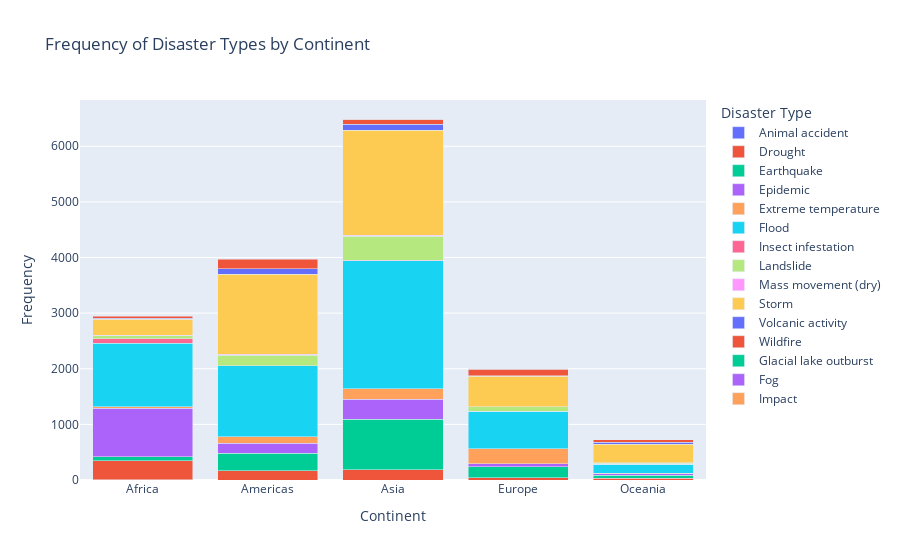

The cell this chart's notebook holds for it:
### Markdown cell above
#### i. Bar Plot for "Frequency of Disaster Types by Continent"

### Code cell
import plotly.express as px
import pandas as pd

# Grouping the data by 'Continent' and 'Disaster Type' and counting occurrences
disaster_counts = data.groupby(['Continent', 'Disaster Type']).size().reset_index(name='Count')

# Creating an interactive stacked bar chart
fig = px.bar(
    disaster_counts, 
    x="Continent", 
    y="Count", 
    color="Disaster Type", 
    title="Frequency of Disaster Types by Continent",
    labels={"Count": "Frequency"},
    barmode="stack"
)

# Display the interactive plot
fig.show()

### Figure 1 — Plotly figure (JSON) as saved in the notebook; plotly's stock layout.template omitted (floating-point values rounded to 4 significant figures)
{"data": [{"hovertemplate": "Disaster Type=Animal accident<br>Continent=%{x}<br>Frequency=%{y}<extra></extra>", "legendgroup": "Animal accident", "marker": {"color": "#636efa", "pattern": {"shape": ""}}, "name": "Animal accident", "orientation": "v", "showlegend": true, "textposition": "auto", "type": "bar", "x": ["Africa"], "xaxis": "x", "y": [1], "yaxis": "y"}, {"hovertemplate": "Disaster Type=Drought<br>Continent=%{x}<br>Frequency=%{y}<extra></extra>", "legendgroup": "Drought", "marker": {"color": "#EF553B", "pattern": {"shape": ""}}, "name": "Drought", "orientation": "v", "showlegend": true, "textposition": "auto", "type": "bar", "x": ["Africa", "Americas", "Asia", "Europe", "Oceania"], "xaxis": "x", "y": [341, 166, 186, 45, 32], "yaxis": "y"}, {"hovertemplate": "Disaster Type=Earthquake<br>Continent=%{x}<br>Frequency=%{y}<extra></extra>", "legendgroup": "Earthquake", "marker": {"color": "#00cc96", "pattern": {"shape": ""}}, "name": "Earthquake", "orientation": "v", "showlegend": true, "textposition": "auto", "type": "bar", "x": ["Africa", "Americas", "Asia", "Europe", "Oceania"], "xaxis": "x", "y": [74, 314, 903, 197, 56], "yaxis": "y"}, {"hovertemplate": "Disaster Type=Epidemic<br>Continent=%{x}<br>Frequency=%{y}<extra></extra>", "legendgroup": "Epidemic", "marker": {"color": "#ab63fa", "pattern": {"shape": ""}}, "name": "Epidemic", "orientation": "v", "showlegend": true, "textposition": "auto", "type": "bar", "x": ["Africa", "Americas", "Asia", "Europe", "Oceania"], "xaxis": "x", "y": [878, 183, 363, 49, 28], "yaxis": "y"}, {"hovertemplate": "Disaster Type=Extreme temperature <br>Continent=%{x}<br>Frequency=%{y}<extra></extra>", "legendgroup": "Extreme temperature ", "marker": {"color": "#FFA15A", "pattern": {"shape": ""}}, "name": "Extreme temperature ", "orientation": "v", "showlegend": true, "textposition": "auto", "type": "bar", "x": ["Africa", "Americas", "Asia", "Europe", "Oceania"], "xaxis": "x", "y": [20, 116, 186, 273, 8], "yaxis": "y"}, {"hovertemplate": "Disaster Type=Flood<br>Continent=%{x}<br>Frequency=%{y}<extra></extra>", "legendgroup": "Flood", "marker": {"color": "#19d3f3", "pattern": {"shape": ""}}, "name": "Flood", "orientation": "v", "showlegend": true, "textposition": "auto", "type": "bar", "x": ["Africa", "Americas", "Asia", "Europe", "Oceania"], "xaxis": "x", "y": [1147, 1275, 2303, 668, 158], "yaxis": "y"}, {"hovertemplate": "Disaster Type=Insect infestation<br>Continent=%{x}<br>Frequency=%{y}<extra></extra>", "legendgroup": "Insect infestation", "marker": {"color": "#FF6692", "pattern": {"shape": ""}}, "name": "Insect infestation", "orientation": "v", "showlegend": true, "textposition": "auto", "type": "bar", "x": ["Africa", "Americas", "Asia", "Europe", "Oceania"], "xaxis": "x", "y": [77, 3, 13, 1, 2], "yaxis": "y"}, {"hovertemplate": "Disaster Type=Landslide<br>Continent=%{x}<br>Frequency=%{y}<extra></extra>", "legendgroup": "Landslide", "marker": {"color": "#B6E880", "pattern": {"shape": ""}}, "name": "Landslide", "orientation": "v", "showlegend": true, "textposition": "auto", "type": "bar", "x": ["Africa", "Americas", "Asia", "Europe", "Oceania"], "xaxis": "x", "y": [59, 188, 426, 82, 21], "yaxis": "y"}, {"hovertemplate": "Disaster Type=Mass movement (dry)<br>Continent=%{x}<br>Frequency=%{y}<extra></extra>", "legendgroup": "Mass movement (dry)", "marker": {"color": "#FF97FF", "pattern": {"shape": ""}}, "name": "Mass movement (dry)", "orientation": "v", "showlegend": true, "textposition": "auto", "type": "bar", "x": ["Africa", "Americas", "Asia", "Europe", "Oceania"], "xaxis": "x", "y": [5, 15, 22, 4, 2], "yaxis": "y"}, {"hovertemplate": "Disaster Type=Storm<br>Continent=%{x}<br>Frequency=%{y}<extra></extra>", "legendgroup": "Storm", "marker": {"color": "#FECB52", "pattern": {"shape": ""}}, "name": "Storm", "orientation": "v", "showlegend": true, "textposition": "auto", "type": "bar", "x": ["Africa", "Americas", "Asia", "Europe", "Oceania"], "xaxis": "x", "y": [290, 1442, 1884, 542, 338], "yaxis": "y"}, {"hovertemplate": "Disaster Type=Volcanic activity<br>Continent=%{x}<br>Frequency=%{y}<extra></extra>", "legendgroup": "Volcanic activity", "marker": {"color": "#636efa", "pattern": {"shape": ""}}, "name": "Volcanic activity", "orientation": "v", "showlegend": true, "textposition": "auto", "type": "bar", "x": ["Africa", "Americas", "Asia", "Europe", "Oceania"], "xaxis": "x", "y": [20, 95, 106, 13, 31], "yaxis": "y"}, {"hovertemplate": "Disaster Type=Wildfire<br>Continent=%{x}<br>Frequency=%{y}<extra></extra>", "legendgroup": "Wildfire", "marker": {"color": "#EF553B", "pattern": {"shape": ""}}, "name": "Wildfire", "orientation": "v", "showlegend": true, "textposition": "auto", "type": "bar", "x": ["Africa", "Americas", "Asia", "Europe", "Oceania"], "xaxis": "x", "y": [34, 174, 96, 121, 46], "yaxis": "y"}, {"hovertemplate": "Disaster Type=Glacial lake outburst<br>Continent=%{x}<br>Frequency=%{y}<extra></extra>", "legendgroup": "Glacial lake outburst", "marker": {"color": "#00cc96", "pattern": {"shape": ""}}, "name": "Glacial lake outburst", "orientation": "v", "showlegend": true, "textposition": "auto", "type": "bar", "x": ["Asia"], "xaxis": "x", "y": [2], "yaxis": "y"}, {"hovertemplate": "Disaster Type=Fog<br>Continent=%{x}<br>Frequency=%{y}<extra></extra>", "legendgroup": "Fog", "marker": {"color": "#ab63fa", "pattern": {"shape": ""}}, "name": "Fog", "orientation": "v", "showlegend": true, "textposition": "auto", "type": "bar", "x": ["Europe"], "xaxis": "x", "y": [1], "yaxis": "y"}, {"hovertemplate": "Disaster Type=Impact<br>Continent=%{x}<br>Frequency=%{y}<extra></extra>", "legendgroup": "Impact", "marker": {"color": "#FFA15A", "pattern": {"shape": ""}}, "name": "Impact", "orientation": "v", "showlegend": true, "textposition": "auto", "type": "bar", "x": ["Europe"], "xaxis": "x", "y": [1], "yaxis": "y"}], "layout": {"barmode": "stack", "legend": {"title": {"text": "Disaster Type"}, "tracegroupgap": 0}, "title": {"text": "Frequency of Disaster Types by Continent"}, "xaxis": {"anchor": "y", "domain": [0, 1], "title": {"text": "Continent"}}, "yaxis": {"anchor": "x", "domain": [0, 1], "title": {"text": "Frequency"}}}}
